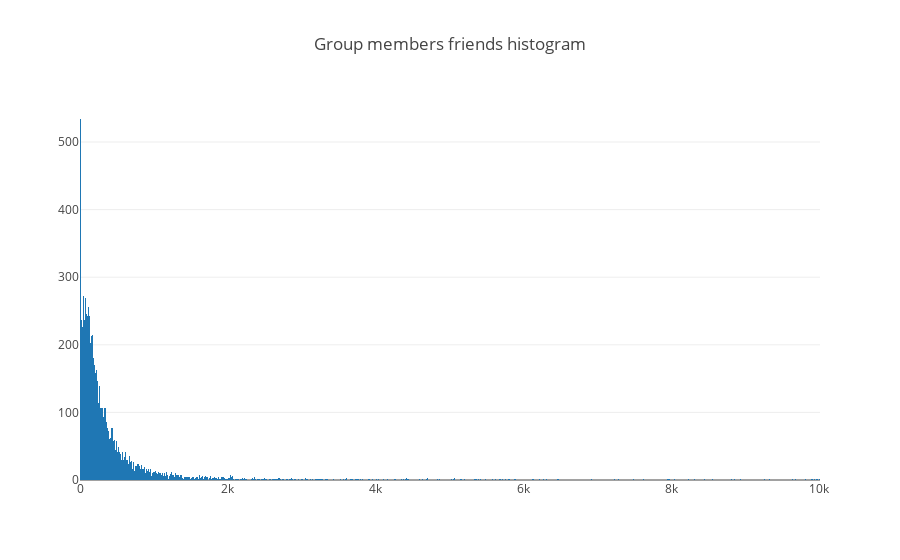

Notebook code cell kept with this figure:
### Code cell
data = [
    go.Histogram(x=members['friends'].values, nbinsx = 2000)
]

layout = go.Layout(title=f"Group members friends histogram", barmode='overlay')
fig = go.Figure(data=data, layout=layout)
iplot(fig)

### Figure 1 — Plotly figure (JSON) as saved in the notebook; plotly's stock layout.template omitted (floating-point values rounded to 4 significant figures; data arrays with more than 128 entries replaced by an {"elided": "..."} marker saying what was removed)
{"data": [{"nbinsx": 2000, "type": "histogram", "uid": "ba59e2a2-a284-4897-92d1-d55a0eb78876", "x": {"elided": "9844 int values"}}], "layout": {"barmode": "overlay", "title": {"text": "Group members friends histogram"}}}
